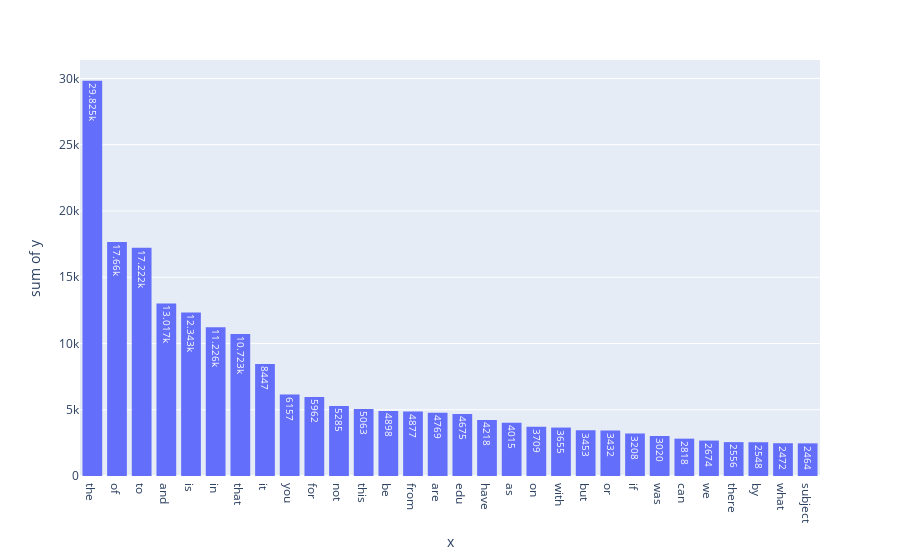

The cell this chart's notebook holds for it:
### Code cell
freq_df = pd.DataFrame(count_vect.get_feature_names_out())
freq_df['frequency'] = freq

freq_df = freq_df.sort_values(by='frequency', ascending=False)
fig = px.histogram(x = freq_df[0][:30], y = freq_df['frequency'][:30], text_auto=True)
fig.show()

### Figure 1 — Plotly figure (JSON) as saved in the notebook; plotly's stock layout.template omitted (floating-point values rounded to 4 significant figures)
{"data": [{"alignmentgroup": "True", "bingroup": "x", "histfunc": "sum", "hovertemplate": "x=%{x}<br>sum of y=%{y}<extra></extra>", "legendgroup": "", "marker": {"color": "#636efa", "pattern": {"shape": ""}}, "name": "", "offsetgroup": "", "orientation": "v", "showlegend": false, "texttemplate": "%{value}", "type": "histogram", "x": ["the", "of", "to", "and", "is", "in", "that", "it", "you", "for", "not", "this", "be", "from", "are", "edu", "have", "as", "on", "with", "but", "or", "if", "was", "can", "we", "there", "by", "what", "subject"], "xaxis": "x", "y": [29825, 17660, 17222, 13017, 12343, 11226, 10723, 8447, 6157, 5962, 5285, 5063, 4898, 4877, 4769, 4675, 4218, 4015, 3709, 3655, 3453, 3432, 3208, 3020, 2818, 2674, 2556, 2548, 2472, 2464], "yaxis": "y"}], "layout": {"barmode": "relative", "legend": {"tracegroupgap": 0}, "margin": {"t": 60}, "xaxis": {"anchor": "y", "domain": [0, 1], "title": {"text": "x"}}, "yaxis": {"anchor": "x", "domain": [0, 1], "title": {"text": "sum of y"}}}}
